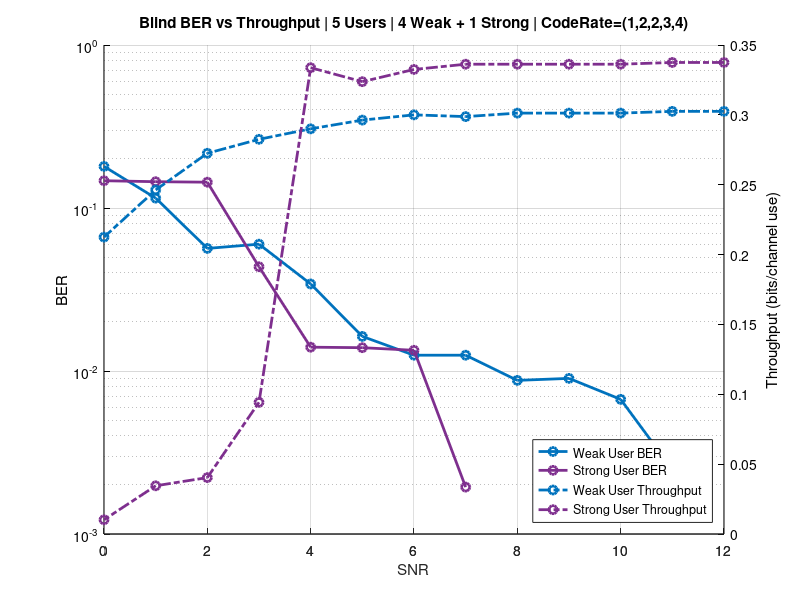

Reproduce this figure in MATLAB.
clear all; close all; clc;
% BLIND

%P_tx = 11:-1:0
SNR = 12:-1:0

user_4_ber = [0.00E+00
0.00E+00
0.00E+00
0.00E+00
0.00E+00
1.94E-03
1.34E-02
1.39E-02
1.40E-02
4.36E-02
1.44E-01
1.45E-01
1.47E-01
];
user_0_ber = [0.00E+00
2.49E-03
6.70E-03
9.01E-03
8.76E-03
1.25E-02
1.25E-02
1.63E-02
3.42E-02
6.00E-02
5.65E-02
1.15E-01
1.80E-01
];

user_4_thr = [2.70E+01
2.70E+01
2.69E+01
2.69E+01
2.69E+01
2.69E+01
2.66E+01
2.59E+01
2.67E+01
7.54E+00
3.23E+00
2.76E+00
8.14E-01
]/80;
user_0_thr = [2.42E+01
2.42E+01
2.41E+01
2.41E+01
2.41E+01
2.39E+01
2.40E+01
2.37E+01
2.32E+01
2.26E+01
2.18E+01
1.97E+01
1.70E+01
]/80;

figure(1)
grid on; hold on;
color = get (gca, "ColorOrder");

[hax, a0, b0] = plotyy (SNR, user_0_ber, SNR, user_0_thr,@semilogy,@plot);
[~, a4, b4] = plotyy (SNR, user_4_ber, SNR, user_4_thr,@semilogy,@plot);


% Color Style by User
set ([a0, b0], "marker", "o", 'LineWidth',2, "color", color(1,:));
set ([a4, b4], "marker", "o", 'LineWidth',2, "color", color(4,:));

% Line Style by metric
set ([a0, a4], "linestyle", "-");
set ([b0, b4], "linestyle", "-.");

set(hax,{'ycolor'},{'k';'k'})
grid on;
xlabel (hax(1), "xlabel");
ylabel (hax(1), "BER");
ylabel (hax(2), "Throughput (bits/channel use)");

xlabel('SNR');
hleg1 = legend('Weak User BER','Strong User BER','Weak User Throughput','Strong User Throughput',"location", "southeast");
%title (hax(2), 'BER vs Throughput | 5 Users | 3 Weak + 2 Strong | Rw = 1/4 | Rs = 1/2');
title (hax(2), 'Blind BER vs Throughput | 5 Users | 4 Weak + 1 Strong | CodeRate=(1,2,2,3,4)');

%%%%%%%%%%%%%%%%%%%%%%%%%%%%%%%%%%%%%%%%%%%
%%%%%%%%%%%%%%%%%%%%%%%%%%%%%%%%%%%%%%%%%%%

%